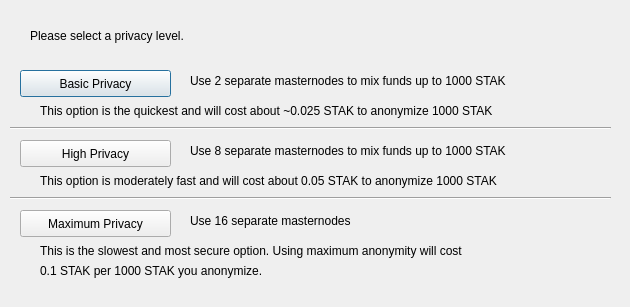
<?xml version="1.0" encoding="UTF-8"?>
<ui version="4.0">
 <class>DarksendConfig</class>
 <widget class="QDialog" name="DarksendConfig">
  <property name="geometry">
   <rect>
    <x>0</x>
    <y>0</y>
    <width>630</width>
    <height>307</height>
   </rect>
  </property>
  <property name="windowTitle">
   <string>Configure Darksend</string>
  </property>
  <widget class="QPushButton" name="buttonBasic">
   <property name="geometry">
    <rect>
     <x>20</x>
     <y>70</y>
     <width>151</width>
     <height>27</height>
    </rect>
   </property>
   <property name="text">
    <string>Basic Privacy</string>
   </property>
  </widget>
  <widget class="QPushButton" name="buttonHigh">
   <property name="geometry">
    <rect>
     <x>20</x>
     <y>140</y>
     <width>151</width>
     <height>27</height>
    </rect>
   </property>
   <property name="text">
    <string>High Privacy</string>
   </property>
  </widget>
  <widget class="QPushButton" name="buttonMax">
   <property name="geometry">
    <rect>
     <x>20</x>
     <y>210</y>
     <width>151</width>
     <height>27</height>
    </rect>
   </property>
   <property name="text">
    <string>Maximum Privacy</string>
   </property>
  </widget>
  <widget class="QLabel" name="label">
   <property name="geometry">
    <rect>
     <x>30</x>
     <y>20</y>
     <width>571</width>
     <height>31</height>
    </rect>
   </property>
   <property name="text">
    <string>Please select a privacy level.</string>
   </property>
  </widget>
  <widget class="QLabel" name="label_2">
   <property name="geometry">
    <rect>
     <x>190</x>
     <y>70</y>
     <width>421</width>
     <height>21</height>
    </rect>
   </property>
   <property name="text">
    <string>Use 2 separate masternodes to mix funds up to 1000 STAK</string>
   </property>
  </widget>
  <widget class="QLabel" name="label_3">
   <property name="geometry">
    <rect>
     <x>190</x>
     <y>140</y>
     <width>411</width>
     <height>21</height>
    </rect>
   </property>
   <property name="text">
    <string>Use 8 separate masternodes to mix funds up to 1000 STAK</string>
   </property>
  </widget>
  <widget class="QLabel" name="label_4">
   <property name="geometry">
    <rect>
     <x>190</x>
     <y>210</y>
     <width>421</width>
     <height>21</height>
    </rect>
   </property>
   <property name="text">
    <string>Use 16 separate masternodes</string>
   </property>
  </widget>
  <widget class="QLabel" name="label_6">
   <property name="geometry">
    <rect>
     <x>40</x>
     <y>100</y>
     <width>561</width>
     <height>21</height>
    </rect>
   </property>
   <property name="text">
    <string>This option is the quickest and will cost about ~0.025 STAK to anonymize 1000 STAK</string>
   </property>
  </widget>
  <widget class="QLabel" name="label_7">
   <property name="geometry">
    <rect>
     <x>40</x>
     <y>170</y>
     <width>561</width>
     <height>21</height>
    </rect>
   </property>
   <property name="text">
    <string>This option is moderately fast and will cost about 0.05 STAK to anonymize 1000 STAK</string>
   </property>
  </widget>
  <widget class="QLabel" name="label_8">
   <property name="geometry">
    <rect>
     <x>40</x>
     <y>240</y>
     <width>561</width>
     <height>21</height>
    </rect>
   </property>
   <property name="text">
    <string>This is the slowest and most secure option. Using maximum anonymity will cost</string>
   </property>
  </widget>
  <widget class="QLabel" name="label_9">
   <property name="geometry">
    <rect>
     <x>40</x>
     <y>260</y>
     <width>561</width>
     <height>21</height>
    </rect>
   </property>
   <property name="text">
    <string>0.1 STAK per 1000 STAK you anonymize.</string>
   </property>
  </widget>
  <widget class="Line" name="line">
   <property name="geometry">
    <rect>
     <x>10</x>
     <y>120</y>
     <width>601</width>
     <height>16</height>
    </rect>
   </property>
   <property name="orientation">
    <enum>Qt::Horizontal</enum>
   </property>
  </widget>
  <widget class="Line" name="line_2">
   <property name="geometry">
    <rect>
     <x>10</x>
     <y>190</y>
     <width>601</width>
     <height>16</height>
    </rect>
   </property>
   <property name="orientation">
    <enum>Qt::Horizontal</enum>
   </property>
  </widget>
 </widget>
 <resources/>
 <connections/>
</ui>
